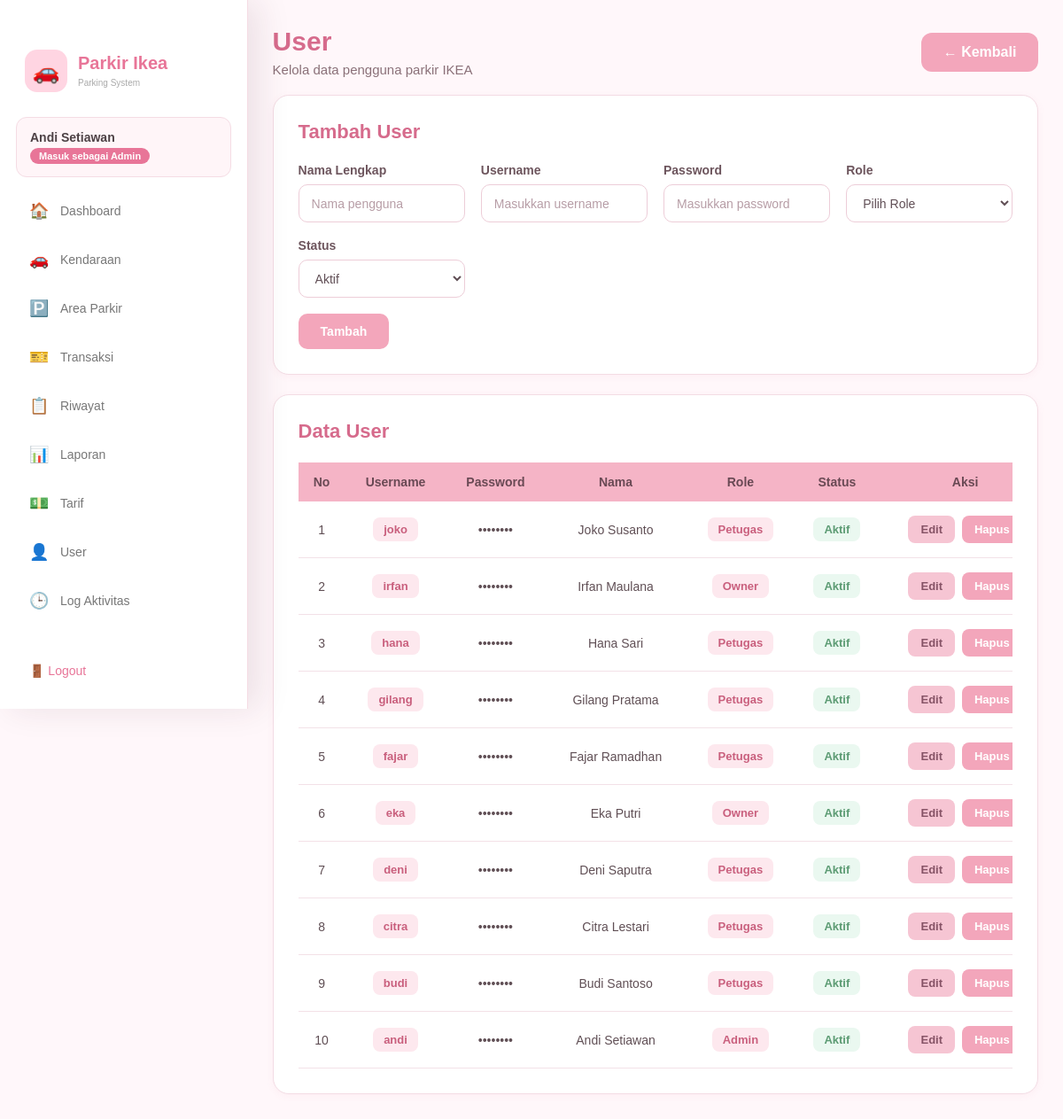
Page /controller/c_user.php?aksi=tampil (signed in) on the committed database.
### tables this page shows
CREATE TABLE `tb_user` (
  `id_user` int NOT NULL,
  `nama_lengkap` varchar(50) NOT NULL,
  `username` varchar(50) NOT NULL,
  `password` varchar(100) NOT NULL,
  `role` enum('admin','petugas','owner') NOT NULL,
  `status_aktif` tinyint(1) DEFAULT '1'
);

### models/m_user.php (called while the page is built, shortened)
<?php
class M_user {
    private $db;
    private string $table = "tb_user";
    public function __construct($koneksi = null) {
        if ($koneksi !== null) {
            $this->db = $koneksi;
        } else {
            require_once  'koneksi.php';
            $dbObj = new koneksi();
            $this->db = $dbObj->hubungkan();
        }
    }
    public function getAll(): array {
        $result = [];
        $sql = "SELECT * FROM {$this->table} ORDER BY id_user DESC";
        $query = mysqli_query($this->db, $sql);
        if ($query && mysqli_num_rows($query) > 0) {
            while ($data = mysqli_fetch_object($query)) {
                $result[] = $data;
            }
        }
        return $result;
    }
}

### view/v_user.php (the view, shortened to what this page needs)
<?php
$mode_edit = isset($data_edit) && $data_edit;
?>
<!DOCTYPE html>
<html lang="id">
<head>
    <link rel="stylesheet" href="../assets/user.css">
    <link rel="stylesheet" href="../assets/navbar.css">
</head>
<body>
    <?php include __DIR__ . '/navbar.php'; ?>
<div class="container">
    <div class="header">
        <div>
            <h1>User</h1>
            <p>Kelola data pengguna parkir IKEA</p>
        </div>
        <a href="../view/DashBoard.php" class="btn-kembali">
            ← Kembali
        </a>
    </div>
    <div class="card form-card">
        <h2><?= $mode_edit ? 'Edit User' : 'Tambah User'; ?></h2>
        <form action="../controller/c_user.php?aksi=<?= $mode_edit ? 'update' : 'tambah'; ?>" method="POST">
            <div class="form-row">
                <div class="form-group">
                    <label>Nama Lengkap</label>
                    <input
                        type="text"
                        name="nama_lengkap"
                        placeholder="Nama pengguna"
                        value="<?= htmlspecialchars($data_edit->nama_lengkap ?? ''); ?>"
                        required
                    >
                </div>
                <div class="form-group">
                    <label>Username</label>
                    <input
                        type="text"
                        name="username"
                        placeholder="Masukkan username"
                        value="<?= htmlspecialchars($data_edit->username ?? ''); ?>"
                        required
                    >
                </div>
                <div class="form-group">
                    <label>Password</label>
                    <input
                        type="password"
                        name="password"
                        placeholder="<?= $mode_edit ? 'Kosongkan jika tidak diubah' : 'Masukkan password'; ?>"
                        <?= $mode_edit ? '' : 'required'; ?>
                    >
                </div>
                <div class="form-group">
                    <label>Role</label>
                    <select name="role" required>
                        <option value="" disabled <?= !$mode_edit ? 'selected' : ''; ?>>Pilih Role</option>
                    </select>
                </div>
                <div class="form-group">
                    <label>Status</label>
                    <select name="status_aktif" required>
                        <option value="1" <?= (!$mode_edit || (string) $data_edit->status_aktif === '1') ? 'selected' : ''; ?>>Aktif</option>
                    </select>
                </div>
            </div>
            <div class="form-actions">
                <button type="submit" class="btn-tambah">
                    <?= $mode_edit ? 'Update' : 'Tambah'; ?>
                </button>
            </div>
        </form>
    </div>
    <div class="card data-card">
        <h2>Data User</h2>
        <div class="table-container">
            <table>
                <thead>
                    <tr>
                        <th>No</th>
                        <th>Username</th>
                        <th>Password</th>
                        <th>Nama</th>
                        <th>Role</th>
                        <th>Status</th>
                        <th>Aksi</th>
                    </tr>
                </thead>
                <tbody>
                    <?php if (!empty($data_user)): ?>
                        <?php $no = 1; foreach ($data_user as $user): ?>
                    <tr>
                        <td><?= $no++; ?></td>
                        <td>
                            <span class="badge">
                                <?= htmlspecialchars($user->username); ?>
                            </span>
                        </td>
                        <td>
                            ••••••••
                        </td>
                        <td>
                            <?= htmlspecialchars($user->nama_lengkap); ?>
                        </td>
                        <td>
                            <span class="role">
                                <?= htmlspecialchars(ucfirst($user->role)); ?>
                            </span>
                        </td>
                        <td>
                            <span class="<?= $user->status_aktif ? 'status-aktif' : 'status-nonaktif'; ?>">
                                <?= $user->status_aktif ? 'Aktif' : 'Nonaktif'; ?>
                            </span>
                        </td>
                        <td class="aksi">
                            <a
                                href="../controller/c_user.php?aksi=edit&id=<?= $user->id_user; ?>"
                                class="btn-edit"
                            >
                                Edit
                            </a>
                            <a
                                href="../controller/c_user.php?aksi=hapus&id=<?= $user->id_user; ?>"
                                class="btn-hapus"
                                onclick="return confirm('Yakin ingin menghapus user ini?')"
                            >
                                Hapus
                            </a>
                        </td>
                    </tr>
                        <?php endforeach; ?>
                    <?php endif; ?>
                </tbody>
            </table>
        </div>
    </div>
</div>
</body>
</html>

### assets/user.css (style rules this page uses)
* { margin: 0; padding: 0; box-sizing: border-box; }
body { font-family: Arial, Helvetica, sans-serif; background: #fff7fa; color: #5a4a4a; }
.container { width: 94%; max-width: 1250px; margin: 30px auto; }
.header { display: flex; justify-content: space-between; align-items: center; margin-bottom: 20px; }
.header h1 { font-size: 30px; color: #d66b8c; margin-bottom: 6px; }
.header p { font-size: 15px; color: #8a7078; }
.btn-kembali { text-decoration: none; background: #f3a6bb; color: white; padding: 13px 25px; border-radius: 12px; font-weight: bold; transition: 0.2s; }
.card { background: #ffffff; border: 1px solid #f3dce4; border-radius: 18px; padding: 28px; margin-bottom: 22px; box-shadow: 0 2px 8px rgba(214, 107, 140, 0.06); }
.card h2 { font-size: 22px; color: #d66b8c; margin-bottom: 22px; }
.form-row { display: grid; grid-template-columns: repeat(auto-fit, minmax(180px, 1fr)); gap: 18px; }
.form-group { display: flex; flex-direction: column; }
.form-group label { font-size: 14px; font-weight: bold; color: #6d555d; margin-bottom: 8px; }
.form-group input, .form-group select { width: 100%; height: 43px; padding: 0 14px; border: 1px solid #edcdd8; border-radius: 10px; background: #fff; color: #614f56; font-size: 14px; outline: none; }
.form-group input::placeholder { color: #b79da6; }
.form-actions { display: flex; gap: 10px; align-items: center; }
.btn-tambah { margin-top: 18px; padding: 12px 25px; border: none; border-radius: 10px; background: #f3a6bb; color: white; font-size: 14px; font-weight: bold; cursor: pointer; transition: 0.2s; }
.table-container { width: 100%; overflow-x: auto; }
table { width: 100%; border-collapse: collapse; min-width: 850px; }
thead tr { background: #f5b4c6; }
th { padding: 14px 12px; text-align: center; color: #694954; font-size: 14px; font-weight: bold; }
td { padding: 14px 12px; text-align: center; border-bottom: 1px solid #f3e1e7; font-size: 14px; color: #604f55; }
.badge { display: inline-block; background: #fde8ee; color: #c95f7d; padding: 6px 12px; border-radius: 8px; font-weight: bold; font-size: 13px; }
.role { display: inline-block; background: #fde8ee; color: #c95f7d; padding: 6px 12px; border-radius: 8px; font-weight: bold; font-size: 13px; }
.status-aktif { display: inline-block; background: #eaf8f0; color: #5c9b73; padding: 6px 12px; border-radius: 8px; font-weight: bold; font-size: 13px; }
.aksi { white-space: nowrap; }
.btn-edit, .btn-hapus { display: inline-block; text-decoration: none; padding: 8px 14px; border-radius: 8px; font-size: 13px; font-weight: bold; margin: 2px; }
.btn-edit { background: #f6c5d3; color: #865366; }
.btn-hapus { background: #f3a6bb; color: white; }

### assets/navbar.css (style rules this page uses)
body { padding-left: 280px; padding-right: 0; }

### rows in the picture
tb_user: username "joko", nama_lengkap "Joko Susanto", role "Petugas", status_aktif "Aktif"
tb_user: username "irfan", nama_lengkap "Irfan Maulana", role "Owner", status_aktif "Aktif"
tb_user: username "hana", nama_lengkap "Hana Sari", role "Petugas", status_aktif "Aktif"
tb_user: username "gilang", nama_lengkap "Gilang Pratama", role "Petugas", status_aktif "Aktif"
tb_user: username "fajar", nama_lengkap "Fajar Ramadhan", role "Petugas", status_aktif "Aktif"
tb_user: username "eka", nama_lengkap "Eka Putri", role "Owner", status_aktif "Aktif"
tb_user: username "deni", nama_lengkap "Deni Saputra", role "Petugas", status_aktif "Aktif"
tb_user: username "citra", nama_lengkap "Citra Lestari", role "Petugas", status_aktif "Aktif"
tb_user: username "budi", nama_lengkap "Budi Santoso", role "Petugas", status_aktif "Aktif"
tb_user: username "andi", nama_lengkap "Andi Setiawan", role "Admin", status_aktif "Aktif"

### other values in the picture
$nama_sekarang "Andi Setiawan"
$role_sekarang "Admin"
